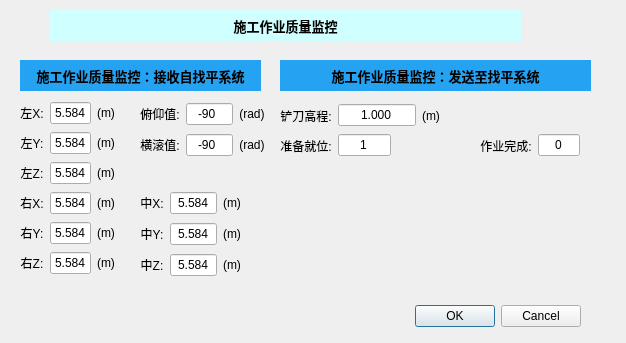
<?xml version="1.0" encoding="UTF-8"?>
<ui version="4.0">
 <class>scraper_more</class>
 <widget class="QDialog" name="scraper_more">
  <property name="geometry">
   <rect>
    <x>0</x>
    <y>0</y>
    <width>626</width>
    <height>343</height>
   </rect>
  </property>
  <property name="windowTitle">
   <string>Dialog</string>
  </property>
  <widget class="QDialogButtonBox" name="buttonBox">
   <property name="geometry">
    <rect>
     <x>240</x>
     <y>300</y>
     <width>341</width>
     <height>32</height>
    </rect>
   </property>
   <property name="orientation">
    <enum>Qt::Horizontal</enum>
   </property>
   <property name="standardButtons">
    <set>QDialogButtonBox::Cancel|QDialogButtonBox::Ok</set>
   </property>
  </widget>
  <widget class="QLabel" name="label">
   <property name="geometry">
    <rect>
     <x>50</x>
     <y>10</y>
     <width>471</width>
     <height>31</height>
    </rect>
   </property>
   <property name="font">
    <font>
     <pointsize>10</pointsize>
     <weight>75</weight>
     <bold>true</bold>
    </font>
   </property>
   <property name="styleSheet">
    <string notr="true">background-color: rgb(208, 255, 255);</string>
   </property>
   <property name="text">
    <string>施工作业质量监控</string>
   </property>
   <property name="alignment">
    <set>Qt::AlignCenter</set>
   </property>
  </widget>
  <widget class="QLabel" name="lbl_vertex_number_33">
   <property name="geometry">
    <rect>
     <x>20</x>
     <y>60</y>
     <width>241</width>
     <height>31</height>
    </rect>
   </property>
   <property name="font">
    <font>
     <pointsize>10</pointsize>
     <weight>75</weight>
     <bold>true</bold>
    </font>
   </property>
   <property name="styleSheet">
    <string notr="true">background-color: rgb(37, 162, 242);</string>
   </property>
   <property name="text">
    <string>施工作业质量监控：接收自找平系统</string>
   </property>
   <property name="alignment">
    <set>Qt::AlignCenter</set>
   </property>
  </widget>
  <widget class="QLabel" name="lbl_vertex_number_31">
   <property name="geometry">
    <rect>
     <x>280</x>
     <y>60</y>
     <width>311</width>
     <height>31</height>
    </rect>
   </property>
   <property name="font">
    <font>
     <pointsize>10</pointsize>
     <weight>75</weight>
     <bold>true</bold>
    </font>
   </property>
   <property name="styleSheet">
    <string notr="true">background-color: rgb(37, 162, 242);</string>
   </property>
   <property name="text">
    <string>施工作业质量监控：发送至找平系统</string>
   </property>
   <property name="alignment">
    <set>Qt::AlignCenter</set>
   </property>
  </widget>
  <widget class="QWidget" name="gridLayoutWidget">
   <property name="geometry">
    <rect>
     <x>20</x>
     <y>100</y>
     <width>95</width>
     <height>181</height>
    </rect>
   </property>
   <layout class="QGridLayout" name="gridLayout">
    <item row="0" column="1">
     <widget class="QLineEdit" name="lineEdit_190">
      <property name="text">
       <string>5.584</string>
      </property>
      <property name="alignment">
       <set>Qt::AlignCenter</set>
      </property>
     </widget>
    </item>
    <item row="1" column="0">
     <widget class="QLabel" name="label_618">
      <property name="text">
       <string>左Y:</string>
      </property>
      <property name="alignment">
       <set>Qt::AlignCenter</set>
      </property>
     </widget>
    </item>
    <item row="1" column="2">
     <widget class="QLabel" name="label_630">
      <property name="text">
       <string>(m)</string>
      </property>
      <property name="alignment">
       <set>Qt::AlignCenter</set>
      </property>
     </widget>
    </item>
    <item row="4" column="0">
     <widget class="QLabel" name="label_623">
      <property name="text">
       <string>右Y:</string>
      </property>
      <property name="alignment">
       <set>Qt::AlignCenter</set>
      </property>
     </widget>
    </item>
    <item row="2" column="1">
     <widget class="QLineEdit" name="lineEdit_196">
      <property name="text">
       <string>5.584</string>
      </property>
      <property name="alignment">
       <set>Qt::AlignCenter</set>
      </property>
     </widget>
    </item>
    <item row="0" column="2">
     <widget class="QLabel" name="label_625">
      <property name="text">
       <string>(m)</string>
      </property>
      <property name="alignment">
       <set>Qt::AlignCenter</set>
      </property>
     </widget>
    </item>
    <item row="4" column="1">
     <widget class="QLineEdit" name="lineEdit_198">
      <property name="text">
       <string>5.584</string>
      </property>
      <property name="alignment">
       <set>Qt::AlignCenter</set>
      </property>
     </widget>
    </item>
    <item row="3" column="0">
     <widget class="QLabel" name="label_622">
      <property name="text">
       <string>右X:</string>
      </property>
      <property name="alignment">
       <set>Qt::AlignCenter</set>
      </property>
     </widget>
    </item>
    <item row="0" column="0">
     <widget class="QLabel" name="label_615">
      <property name="text">
       <string>左X:</string>
      </property>
      <property name="alignment">
       <set>Qt::AlignCenter</set>
      </property>
     </widget>
    </item>
    <item row="3" column="1">
     <widget class="QLineEdit" name="lineEdit_197">
      <property name="text">
       <string>5.584</string>
      </property>
      <property name="alignment">
       <set>Qt::AlignCenter</set>
      </property>
     </widget>
    </item>
    <item row="1" column="1">
     <widget class="QLineEdit" name="lineEdit_195">
      <property name="text">
       <string>5.584</string>
      </property>
      <property name="alignment">
       <set>Qt::AlignCenter</set>
      </property>
     </widget>
    </item>
    <item row="2" column="0">
     <widget class="QLabel" name="label_621">
      <property name="text">
       <string>左Z:</string>
      </property>
      <property name="alignment">
       <set>Qt::AlignCenter</set>
      </property>
     </widget>
    </item>
    <item row="5" column="0">
     <widget class="QLabel" name="label_624">
      <property name="text">
       <string>右Z:</string>
      </property>
      <property name="alignment">
       <set>Qt::AlignCenter</set>
      </property>
     </widget>
    </item>
    <item row="5" column="1">
     <widget class="QLineEdit" name="lineEdit_199">
      <property name="text">
       <string>5.584</string>
      </property>
      <property name="alignment">
       <set>Qt::AlignCenter</set>
      </property>
     </widget>
    </item>
    <item row="2" column="2">
     <widget class="QLabel" name="label_632">
      <property name="text">
       <string>(m)</string>
      </property>
      <property name="alignment">
       <set>Qt::AlignCenter</set>
      </property>
     </widget>
    </item>
    <item row="3" column="2">
     <widget class="QLabel" name="label_634">
      <property name="text">
       <string>(m)</string>
      </property>
      <property name="alignment">
       <set>Qt::AlignCenter</set>
      </property>
     </widget>
    </item>
    <item row="4" column="2">
     <widget class="QLabel" name="label_631">
      <property name="text">
       <string>(m)</string>
      </property>
      <property name="alignment">
       <set>Qt::AlignCenter</set>
      </property>
     </widget>
    </item>
    <item row="5" column="2">
     <widget class="QLabel" name="label_633">
      <property name="text">
       <string>(m)</string>
      </property>
      <property name="alignment">
       <set>Qt::AlignCenter</set>
      </property>
     </widget>
    </item>
   </layout>
  </widget>
  <widget class="QWidget" name="gridLayoutWidget_2">
   <property name="geometry">
    <rect>
     <x>140</x>
     <y>100</y>
     <width>125</width>
     <height>61</height>
    </rect>
   </property>
   <layout class="QGridLayout" name="gridLayout_2">
    <item row="0" column="0">
     <widget class="QLabel" name="label_639">
      <property name="text">
       <string>俯仰值:</string>
      </property>
      <property name="alignment">
       <set>Qt::AlignCenter</set>
      </property>
     </widget>
    </item>
    <item row="0" column="1">
     <widget class="QLineEdit" name="lineEdit_204">
      <property name="text">
       <string>-90 </string>
      </property>
      <property name="alignment">
       <set>Qt::AlignCenter</set>
      </property>
     </widget>
    </item>
    <item row="0" column="2">
     <widget class="QLabel" name="label_640">
      <property name="text">
       <string>(rad)</string>
      </property>
      <property name="alignment">
       <set>Qt::AlignCenter</set>
      </property>
     </widget>
    </item>
    <item row="1" column="2">
     <widget class="QLabel" name="label_642">
      <property name="text">
       <string>(rad)</string>
      </property>
      <property name="alignment">
       <set>Qt::AlignCenter</set>
      </property>
     </widget>
    </item>
    <item row="1" column="1">
     <widget class="QLineEdit" name="lineEdit_205">
      <property name="text">
       <string>-90 </string>
      </property>
      <property name="alignment">
       <set>Qt::AlignCenter</set>
      </property>
     </widget>
    </item>
    <item row="1" column="0">
     <widget class="QLabel" name="label_641">
      <property name="text">
       <string>横滚值:</string>
      </property>
      <property name="alignment">
       <set>Qt::AlignCenter</set>
      </property>
     </widget>
    </item>
   </layout>
  </widget>
  <widget class="QWidget" name="gridLayoutWidget_3">
   <property name="geometry">
    <rect>
     <x>140</x>
     <y>189</y>
     <width>101</width>
     <height>91</height>
    </rect>
   </property>
   <layout class="QGridLayout" name="gridLayout_3">
    <item row="1" column="2">
     <widget class="QLabel" name="label_645">
      <property name="text">
       <string>(m)</string>
      </property>
      <property name="alignment">
       <set>Qt::AlignCenter</set>
      </property>
     </widget>
    </item>
    <item row="0" column="0">
     <widget class="QLabel" name="label_643">
      <property name="text">
       <string>中X:</string>
      </property>
      <property name="alignment">
       <set>Qt::AlignCenter</set>
      </property>
     </widget>
    </item>
    <item row="1" column="1">
     <widget class="QLineEdit" name="lineEdit_207">
      <property name="text">
       <string>5.584</string>
      </property>
      <property name="alignment">
       <set>Qt::AlignCenter</set>
      </property>
     </widget>
    </item>
    <item row="1" column="0">
     <widget class="QLabel" name="label_646">
      <property name="text">
       <string>中Y:</string>
      </property>
      <property name="alignment">
       <set>Qt::AlignCenter</set>
      </property>
     </widget>
    </item>
    <item row="0" column="1">
     <widget class="QLineEdit" name="lineEdit_206">
      <property name="text">
       <string>5.584</string>
      </property>
      <property name="alignment">
       <set>Qt::AlignCenter</set>
      </property>
     </widget>
    </item>
    <item row="0" column="2">
     <widget class="QLabel" name="label_644">
      <property name="text">
       <string>(m)</string>
      </property>
      <property name="alignment">
       <set>Qt::AlignCenter</set>
      </property>
     </widget>
    </item>
    <item row="2" column="0">
     <widget class="QLabel" name="label_648">
      <property name="text">
       <string>中Z:</string>
      </property>
      <property name="alignment">
       <set>Qt::AlignCenter</set>
      </property>
     </widget>
    </item>
    <item row="2" column="1">
     <widget class="QLineEdit" name="lineEdit_208">
      <property name="text">
       <string>5.584</string>
      </property>
      <property name="alignment">
       <set>Qt::AlignCenter</set>
      </property>
     </widget>
    </item>
    <item row="2" column="2">
     <widget class="QLabel" name="label_647">
      <property name="text">
       <string>(m)</string>
      </property>
      <property name="alignment">
       <set>Qt::AlignCenter</set>
      </property>
     </widget>
    </item>
   </layout>
  </widget>
  <widget class="QWidget" name="horizontalLayoutWidget">
   <property name="geometry">
    <rect>
     <x>280</x>
     <y>100</y>
     <width>160</width>
     <height>31</height>
    </rect>
   </property>
   <layout class="QHBoxLayout" name="horizontalLayout">
    <item>
     <widget class="QLabel" name="label_649">
      <property name="text">
       <string>铲刀高程:</string>
      </property>
      <property name="alignment">
       <set>Qt::AlignCenter</set>
      </property>
     </widget>
    </item>
    <item>
     <widget class="QLineEdit" name="lineEdit_209">
      <property name="text">
       <string>1.000</string>
      </property>
      <property name="alignment">
       <set>Qt::AlignCenter</set>
      </property>
     </widget>
    </item>
    <item>
     <widget class="QLabel" name="label_650">
      <property name="text">
       <string>(m)</string>
      </property>
      <property name="alignment">
       <set>Qt::AlignCenter</set>
      </property>
     </widget>
    </item>
   </layout>
  </widget>
  <widget class="QWidget" name="horizontalLayoutWidget_2">
   <property name="geometry">
    <rect>
     <x>280</x>
     <y>130</y>
     <width>111</width>
     <height>31</height>
    </rect>
   </property>
   <layout class="QHBoxLayout" name="horizontalLayout_2">
    <item>
     <widget class="QLabel" name="label_651">
      <property name="text">
       <string>准备就位:</string>
      </property>
      <property name="alignment">
       <set>Qt::AlignCenter</set>
      </property>
     </widget>
    </item>
    <item>
     <widget class="QLineEdit" name="lineEdit_214">
      <property name="text">
       <string>1</string>
      </property>
      <property name="alignment">
       <set>Qt::AlignCenter</set>
      </property>
     </widget>
    </item>
   </layout>
  </widget>
  <widget class="QWidget" name="horizontalLayoutWidget_3">
   <property name="geometry">
    <rect>
     <x>480</x>
     <y>130</y>
     <width>113</width>
     <height>31</height>
    </rect>
   </property>
   <layout class="QHBoxLayout" name="horizontalLayout_3">
    <item>
     <widget class="QLabel" name="label_652">
      <property name="text">
       <string>作业完成:</string>
      </property>
      <property name="alignment">
       <set>Qt::AlignCenter</set>
      </property>
     </widget>
    </item>
    <item>
     <widget class="QLineEdit" name="lineEdit_215">
      <property name="text">
       <string>0</string>
      </property>
      <property name="alignment">
       <set>Qt::AlignCenter</set>
      </property>
     </widget>
    </item>
    <item>
     <widget class="QLabel" name="label_656">
      <property name="text">
       <string/>
      </property>
      <property name="alignment">
       <set>Qt::AlignCenter</set>
      </property>
     </widget>
    </item>
   </layout>
  </widget>
 </widget>
 <resources/>
 <connections>
  <connection>
   <sender>buttonBox</sender>
   <signal>accepted()</signal>
   <receiver>scraper_more</receiver>
   <slot>accept()</slot>
   <hints>
    <hint type="sourcelabel">
     <x>248</x>
     <y>254</y>
    </hint>
    <hint type="destinationlabel">
     <x>157</x>
     <y>274</y>
    </hint>
   </hints>
  </connection>
  <connection>
   <sender>buttonBox</sender>
   <signal>rejected()</signal>
   <receiver>scraper_more</receiver>
   <slot>reject()</slot>
   <hints>
    <hint type="sourcelabel">
     <x>316</x>
     <y>260</y>
    </hint>
    <hint type="destinationlabel">
     <x>286</x>
     <y>274</y>
    </hint>
   </hints>
  </connection>
 </connections>
</ui>
